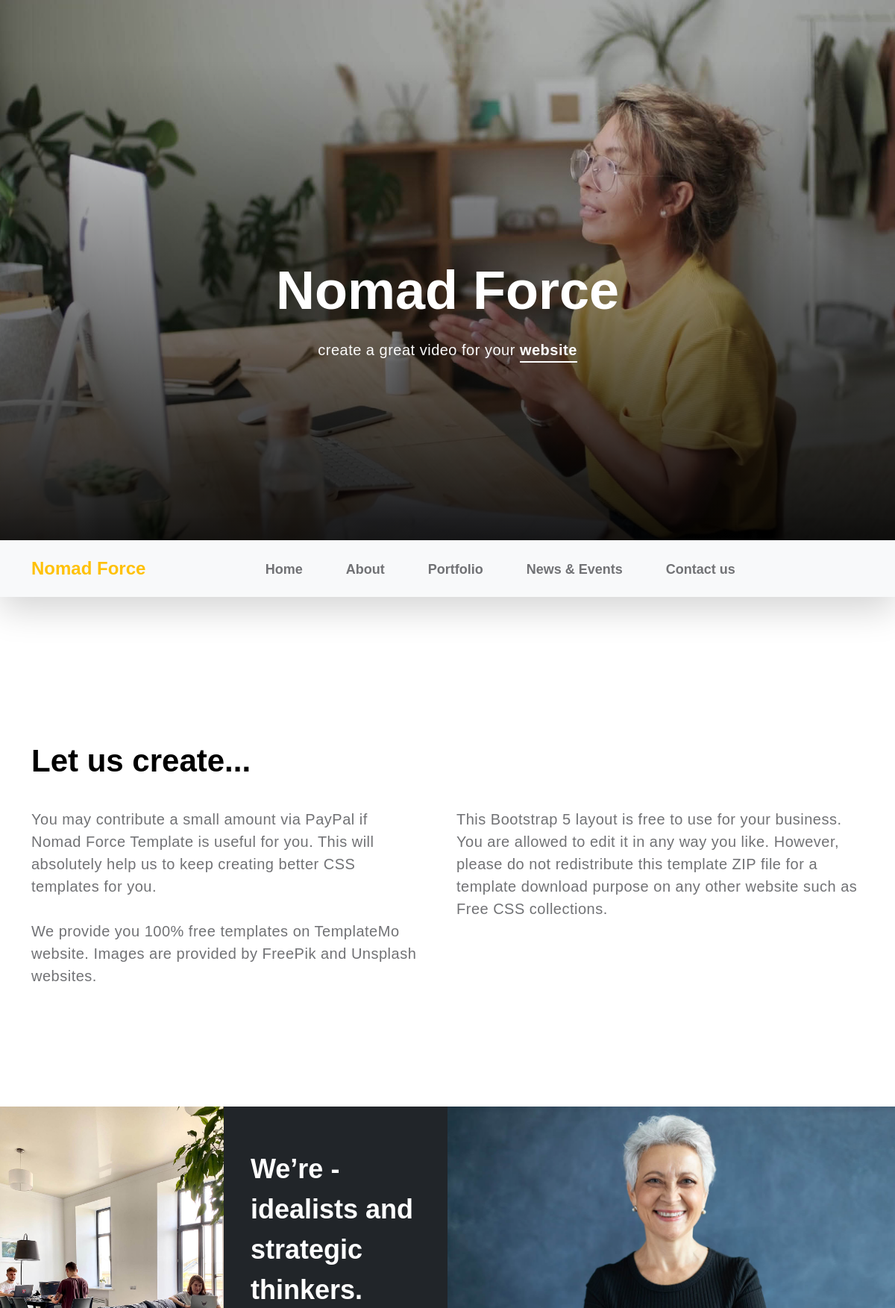
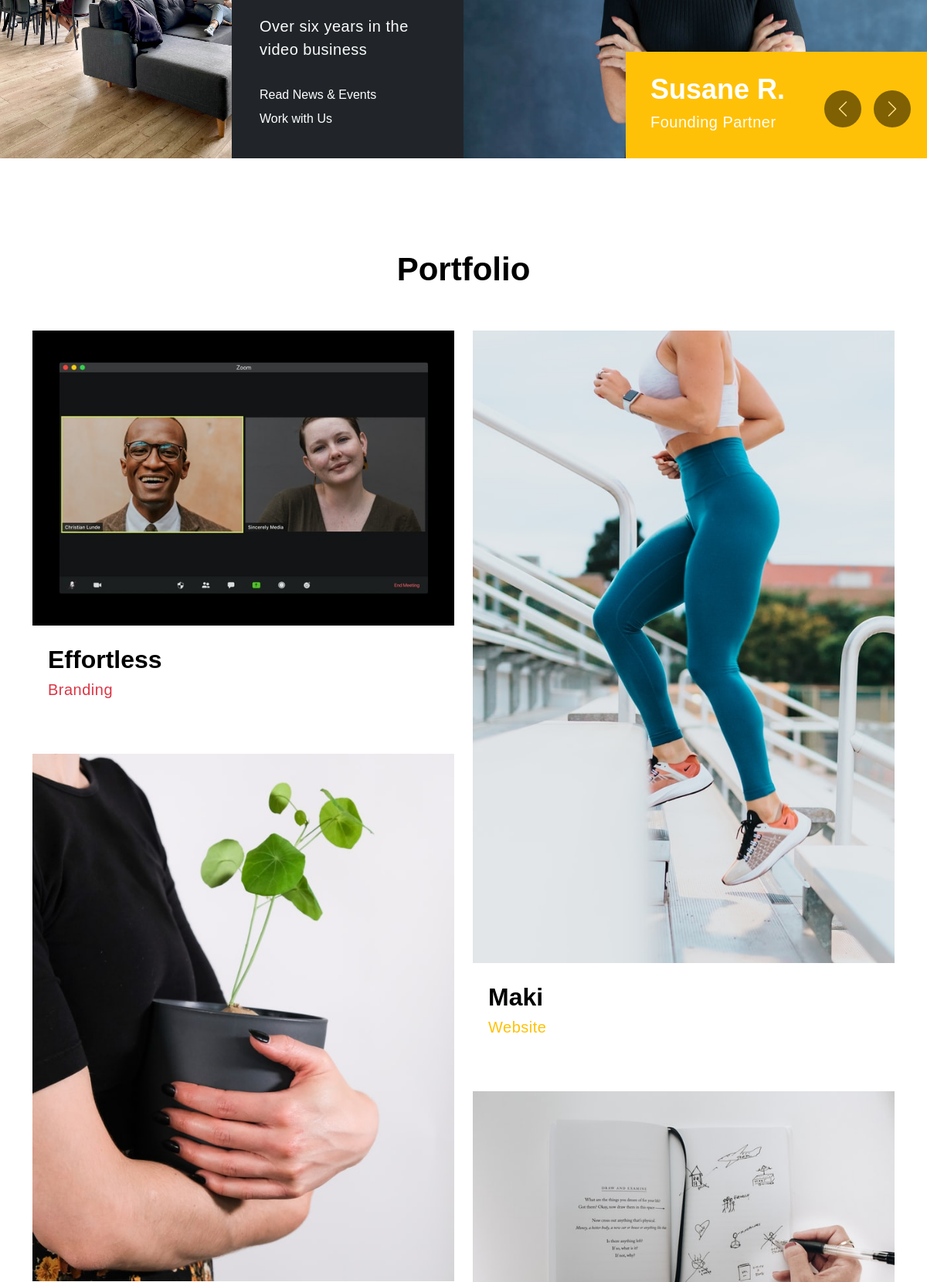
The page / (upper part) on the database its author committed (2 pictures, top to bottom).
### tables this page shows
CREATE TABLE `studio` (
  `id` int(11) NOT NULL,
  `name` varchar(45) NOT NULL,
  `position` varchar(45) NOT NULL,
  `position_bg` varchar(45) NOT NULL,
  `image` text NOT NULL
);

CREATE TABLE `portfolio` (
  `id` int(11) NOT NULL,
  `title` varchar(45) NOT NULL,
  `text` text NOT NULL,
  `text_bg` varchar(45) NOT NULL,
  `image` text NOT NULL
);

### lib/Database.php (called while the page is built, shortened)
<?php
class Database
{
    private $host = "localhost";
    private $username = "root";
    private $password = "";
    private $dbName = "nomad_force";
    private \PDO $connection;
    public function __construct(
        string $host = "",
        int $port = 3306,
        string $username = "",
        string $password = "",
        string $dbName = ""
    )
    {
        if(!empty($host)) {
            $this->host = $host;
        }
        if(!empty($username)) {
            $this->username = $username;
        }
        if(!empty($dbName)) {
            $this->dbName = $dbName;
        }
        try {
            $this->connection = new \PDO(
                "mysql:host=$this->host;dbname=$this->dbName;charset=utf8mb4",
                $this->username,
                $this->password
            );
            $this->connection->setAttribute(\PDO::ATTR_ERRMODE, \PDO::ERRMODE_EXCEPTION);
        } catch(\PDOException $e) {
            echo "Connection failed: " . $e->getMessage();
        }
    }
    public function getMenuItems(): array
    {
        $sql = "SELECT * FROM menu";
        $query = $this->connection->query($sql);
        $data = $query->fetchAll(\PDO::FETCH_ASSOC);
        $finalMenu = [];
        foreach ($data as $menuItem) {
            $finalMenu[$menuItem['page_name']] = $menuItem['url'];
        }
        return $finalMenu;
    }
    public function getStudioItems():array {
        $studio = [];
        $sql = "SELECT * FROM studio";
        $query = $this->connection->query($sql);
        $data = $query->fetchAll(\PDO::FETCH_ASSOC);
        foreach ($data as $item) {
            $studio[] = [
                'id' => $item['id'],
                'name' => $item['name'],
                'position' => $item['position'],
                'position_bg' => $item['position_bg'],
                'image' => $item['image']
            ];
        }
        return $studio;
    }
    public function getPortfolioItems():array {
        $portfolio = [];
        $sql = "SELECT * FROM portfolio";
        $query = $this->connection->query($sql);
        $data = $query->fetchAll(\PDO::FETCH_ASSOC);
        foreach ($data as $item) {
            $portfolio[] = [
                'id' => $item['id'],
                'title' => $item['title'],
                'text' => $item['text'],
                'text_bg' => $item['text_bg'],
                'image' => $item['image']
            ];
        }
        return $portfolio;
    }
}

### index.php (the view, shortened to what this page needs)
<?php
include_once "lib/Database.php";
?>
<!doctype html>
<html lang="en">
<head>
    <link href="css/bootstrap.min.css" rel="stylesheet">
    <link href="css/bootstrap-icons.css" rel="stylesheet">
    <link rel="stylesheet" href="css/magnific-popup.css">
    <link href="css/aos.css" rel="stylesheet">
    <link href="css/templatemo-nomad-force.css" rel="stylesheet">
</head>
<body>
<main>
    <section class="hero" id="hero">
        <div class="heroText">
            <h1 class="text-white mt-5 mb-lg-4" data-aos="zoom-in" data-aos-delay="800">
                Nomad Force
            </h1>
            <p class="text-secondary-white-color" data-aos="fade-up" data-aos-delay="1000">
                create a great video for your <strong class="custom-underline">website</strong>
            </p>
        </div>
        <div class="videoWrapper">
            <video autoplay="" loop="" muted="" class="custom-video"
                   poster="videos/792bd98f3e617786c850493560e11c45.jpg">
                <source src="videos/814dc43e870597176cad645798825c03.mp4" type="video/mp4">
            </video>
        </div>
        <div class="overlay"></div>
    </section>
    <?php include_once "parts/header.php"; ?>
    <section class="section-padding pb-0" id="about">
        <div class="container mb-5 pb-lg-5">
            <div class="row">
                <div class="col-12">
                    <h2 class="mb-3" data-aos="fade-up">Let us create...</h2>
                </div>
                <div class="col-lg-6 col-12 mt-3 mb-lg-5">
                    <p class="me-4" data-aos="fade-up" data-aos-delay="300">You may contribute <a rel="nofollow"
                                                                                                  href="http://paypal.me/templatemo"
                                                                                                  target="_blank">a
                            small amount</a> via PayPal if <a rel="nofollow"
                                                              href="https://templatemo.com/tm-567-nomad-force"
                                                              target="_parent">Nomad Force Template</a> is useful for
                        you. This will absolutely help us to keep creating better CSS templates for you. <br><br>We
                        provide you 100% free templates on TemplateMo website. Images are provided by FreePik and
                        Unsplash websites.</p>
                </div>
                <div class="col-lg-6 col-12 mt-lg-3 mb-lg-5">
                    <p data-aos="fade-up" data-aos-delay="500">This Bootstrap 5 layout is free to use for your business.
                        You are allowed to edit it in any way you like. However, please do not redistribute this
                        template ZIP file for a template download purpose on any other website such as Free CSS
                        collections.</p>
                </div>
            </div>
        </div>
        <div class="container-fluid">
            <div class="row">
                <div class="col-lg-3 col-12 p-0">
                    <img src="images/elena-rabkina-eVVzwsNhNf4-unsplash.jpg" class="img-fluid about-image" alt="">
                </div>
                <div class="col-lg-3 col-12 bg-dark">
                    <div class="d-flex flex-column flex-wrap justify-content-center h-100 py-5 px-4 pt-lg-4 pb-lg-0">
                        <h3 class="text-white mb-3" data-aos="fade-up">We’re - idealists and strategic thinkers.</h3>
                        <p class="text-secondary-white-color" data-aos="fade-up">Over six years in the video
                            business</p>
                        <div class="mt-3 custom-links">
                            <a href="#news" class="text-white custom-link" data-aos="zoom-in" data-aos-delay="100">Read
                                News & Events</a>
                            <a href="#contact" class="text-white custom-link" data-aos="zoom-in" data-aos-delay="300">Work
                                with Us</a>
                        </div>
                    </div>
                </div>
                <div class="col-lg-6 col-12 p-0">
                    <section id="myCarousel" class="carousel slide carousel-fade" data-bs-ride="carousel">
                        <div class="carousel-inner">
                            <?php
                            $isFirst = true;
                            $studio = $db->getStudioItems();
                            foreach ($studio as $item) {
                                $active = $isFirst ? "active" : "";
                                echo '
                                    <div class="carousel-item ' . $active . '">
                                        <img src="images/people/' . $item['image'] . '" class="img-fluid team-image" alt="">
                                        <div class="team-thumb ' . $item['position_bg'] . '">
                                            <h3 class="text-white mb-0">' . $item['name'] . '</h3>
                                            <p class="text-secondary-white-color mb-0">' . $item['position'] . '</p>
                                        </div>
                                    </div>';
                                $isFirst = false;
                            }
                            ?>
                        </div>
                        <button class="carousel-control-prev" type="button" data-bs-target="#myCarousel"
                                data-bs-slide="prev">
                            <span class="carousel-control-prev-icon" aria-hidden="true"></span>
                        </button>
                        <button class="carousel-control-next" type="button" data-bs-target="#myCarousel"
                                data-bs-slide="next">
                            <span class="carousel-control-next-icon" aria-hidden="true"></span>
                        </button>
                    </section>
                </div>
            </div>
        </div>
    </section>
    <section class="section-padding" id="portfolio">
        <div class="container">
            <div class="row">
                <div class="col-12">
                    <h2 class="mb-5 text-center" data-aos="fade-up">Portfolio</h2>
                </div>
                <?php
                $isFirst = true;
                $portfolio = $db->getPortfolioItems();
                foreach ($portfolio as $item) {
                    if ($isFirst) {
                        echo '
                                <div class="col-lg-6 col-12">
                            <div class="portfolio-thumb mb-5" data-aos="fade-up">
                                <a href="images/portfolio/' . $item['image'] . '" class="image-popup">
                                    <img src="images/portfolio/' . $item['image'] . '" class="img-fluid portfolio-image" alt="">
                                </a>
                                <div class="portfolio-info">
                                    <h4 class="portfolio-title mb-0">' . $item['title'] . '</h4>
                                    <p class="' . $item['text_bg'] . '">' . $item['text'] . '</p>
                                </div>
                            </div>
                                ';
                        $isFirst = false;
                        continue;
                    }
                    echo '
                            <div class="portfolio-thumb" data-aos="fade-up">
                                <a href="images/portfolio/' . $item['image'] . '" class="image-popup">
                                    <img src="images/portfolio/' . $item['image'] . '" class="img-fluid portfolio-image" alt="">
                                </a>
                                <div class="portfolio-info">
                                    <h4 class="portfolio-title mb-0">' . $item['title'] . '</h4>
                                    <p class="' . $item['text_bg'] . '">' . $item['text'] . '</p>
                                </div>
                            </div>
                        </div>
                            ';
                    $isFirst = true;
                }
                ?>
            </div>
        </div>
    </section>
</main>
</body>
</html>

### parts/header.php (shortened to what this page needs)
<?php
include_once "lib/Database.php";
$db = new Database("localhost", 3306, "root", "", "nomad-force");
?>
<nav class="navbar navbar-expand-lg bg-light shadow-lg">
    <div class="container">
        <a class="navbar-brand" href="index.php">
            <strong>Nomad Force</strong>
        </a>
        <div class="collapse navbar-collapse" id="navbarNav">
            <ul class="navbar-nav mx-auto">
                <?php
                $menu = $db->getMenuItems();
                foreach ($menu as $menuName => $menuUrl) {
                    echo '
                    <li class="nav-item">
                    <a class="nav-link" href="'.$menuUrl.'">'.$menuName.'</a>
                </li>
                    ';
                }
                ?>
            </ul>
        </div>
    </div>
</nav>

### css/templatemo-nomad-force.css (style rules this page uses)
:root { --white-color: #FFFFFF; --primary-color: #ffc107; --section-bg-color: #f9f9f9; --dark-color: #000000; --grey-color: #fcfeff; --text-secondary-white-color: rgba(255, 255, 255, 0.98); --title-color: #565758; --p-color: #717275; --body-font-family: 'Noto Sans JP', sans-serif; --h1-font-size: 72px; --h2-font-size: 42px; --h3-font-size: 36px; --h4-font-size: 32px; --h5-font-size: 24px; --h6-font-size: 22px; --p-font-size: 20px; --copyright-text-font-size: 14px; --custom-link-font-size: 12px; --font-weight-light: 300; --font-weight-normal: 400; --font-weight-bold: 700; --font-weight-black: 900; }
body, html { height: 100%; }
body { background: var(--white-color); font-family: var(--body-font-family); position: relative; }
h2, h3, h4, h5, h6 { color: var(--dark-color); line-height: inherit; }
h1, h2, h3, h4, h5, h6 { font-weight: var(--font-weight-bold); }
h1, h2 { font-weight: var(--font-weight-black); }
h1 { font-size: var(--h1-font-size); line-height: normal; }
h2 { font-size: var(--h2-font-size); }
h3 { font-size: var(--h3-font-size); }
h4 { font-size: var(--h4-font-size); }
p { color: var(--p-color); font-size: var(--p-font-size); font-weight: var(--font-weight-light); letter-spacing: 0.5px; }
.text-secondary-white-color { color: var(--text-secondary-white-color); }
a, button { touch-action: manipulation; transition: all 0.3s; }
a { color: var(--p-color); text-decoration: none; }
.custom-underline { border-bottom: 2px solid var(--white-color); color: var(--white-color); padding-bottom: 4px; }
.videoWrapper { position: relative; padding-bottom: 56.25%; height: 0; z-index: -100; }
.custom-video { position: absolute; top: 0; left: 0; width: 100%; height: 100%; }
.overlay { background: linear-gradient(to top, #000, transparent 90%); position: absolute; top: 0; right: 0; bottom: 0; left: 0; }
.custom-links { max-width: 230px; }
.custom-link { position: relative; overflow: hidden; z-index: 1; display: inline-block; transition: all .3s cubic-bezier(.645,.045,.355,1); }
.custom-link::after { content: ""; width: 0; height: 2px; bottom: 0; position: absolute; left: auto; right: 0; z-index: -1; transition: width .6s cubic-bezier(.25,.8,.25,1) 0s; background: currentColor; }
b, strong { font-weight: var(--font-weight-bold); }
.navbar { z-index: 9; right: 0; left: 0; padding-top: 15px; padding-bottom: 15px; }
.navbar-brand { color: var(--primary-color); font-size: 24px; font-weight: var(--font-weight-bold); }
.navbar-expand-lg .navbar-nav .nav-link { padding-right: 15px; padding-left: 15px; }
.navbar-nav .nav-link::after { content: "\f140"; font-family: bootstrap-icons; display: inline-block; margin-left: 10px; color: var(--primary-color); opacity: 0; -webkit-transition: opacity 0.3s, -webkit-transform 0.3s; -moz-transition: opacity 0.3s, -moz-transform 0.3s; transition: opacity 0.3s, transform 0.3s; -webkit-transform: translateY(10px); -moz-transform: translateY(10px); transform: translateY(10px); }
.navbar-nav .nav-link { color: var(--p-color); font-size: 18px; font-weight: var(--font-weight-bold); position: relative; }
.hero { position: relative; overflow: hidden; }
@media screen and (min-width: 992px) { .hero { height: 100vh; } }
@media screen and (min-width: 992px) { .custom-video, .news-detail-image { object-fit: cover; width: 100vw; height: 100vh; } }
.heroText { position: absolute; z-index: 9; top: 50%; left: 50%; transform: translate(-50%, -50%); width: 85%; text-align: center; }
.about-image, .team-image { width: 100%; height: 100%; max-height: 635px; min-height: 475px; object-fit: cover; }
.team-thumb { background: var(--white-color); position: absolute; bottom: 0; right: 0; width: 65%; padding: 22px 32px 32px 32px; }
.carousel-control-next, .carousel-control-prev { top: auto; bottom: 2.5rem; }
.carousel-control-prev { right: 4rem; left: auto; }
.carousel-control-next-icon, .carousel-control-prev-icon { background-color: var(--dark-color); background-size: 50% 50%; border-radius: 100px; width: 3rem; height: 3rem; }
.portfolio-thumb { position: relative; overflow: hidden; }
.portfolio-info { margin: 20px; }
.portfolio-image, .news-image { display: block; transition: transform 0.6s ease-out; }
.section-padding { padding-top: 7rem; padding-bottom: 7rem; }

### rows shown on the page
studio: image (picture), name "Susane R.", position "Founding Partner"
portfolio: image (picture), title "Effortless", text "Branding"
portfolio: image (picture)
portfolio: image (picture), title "Maki", text "Website"
portfolio: image (picture)

### other values the page prints
$menuName "Home"
$menuName "About"
$menuName "Portfolio"
$menuName "News & Events"
$menuName "Contact us"
